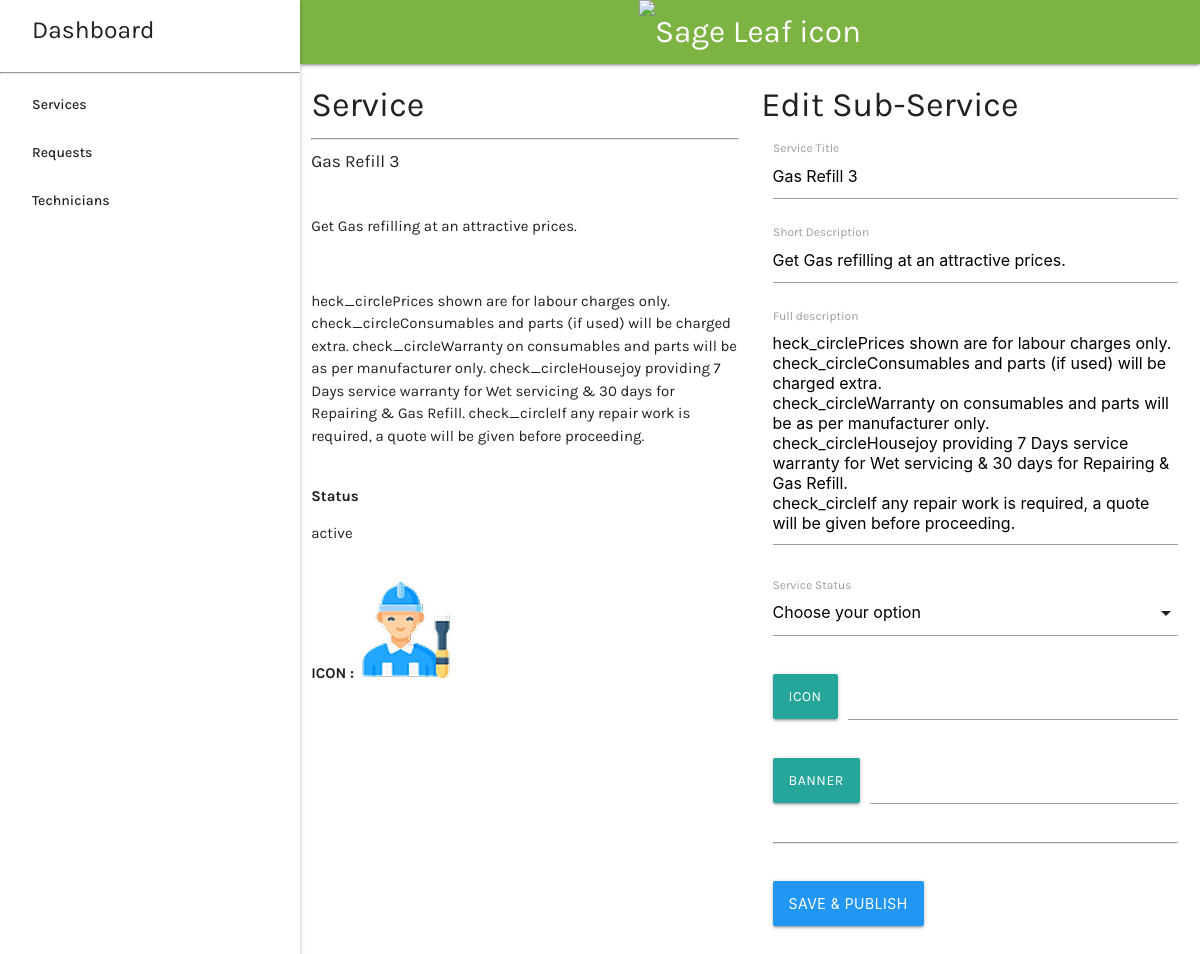
The app's page /adminurl/service/3/1/edit/ with its own data.
### mainApp/models.py (models this page shows, shortened)
class M_SubServices(models.Model):
    MainService = models.ForeignKey(
        M_Services, null=True, default=1, on_delete=models.SET_DEFAULT)
    title = models.CharField(max_length=1000)
    description = models.TextField()
    shortdescription = models.CharField(max_length=1000)
    status = models.CharField(max_length=1000)
    icon = models.ImageField(upload_to='images/')
    uploaded_at = models.DateTimeField(auto_now_add=True)

### mainApp/views.py (the view)
def editSubservice(request, id, sid):
    mainService = M_Services.objects.get(id=id)
    subservice = M_SubServices.objects.get(id=sid)
    if request.method == "POST":
        subService = subservice
        subService.title = request.POST['title']
        subService.MainService = mainService
        subService.description = request.POST['description']
        subService.shortdescription = request.POST['shortdescription']
        if "status" in request.POST:
            subService.status = request.POST['status']
        if "icon" in request.FILES:
            subService.icon = request.FILES['icon']
        subService.save()
        return redirect("adminSubService", id=id)
    else:
        return render(request, "adminPanel/service/EditSubservice.html", {"mainService": mainService, 'subservice': subservice})

### mainApp/templates/adminPanel/service/EditSubservice.html (shortened to what this page needs)
{% extends 'adminBase.html' %} {% block content %}
<div class="row">
  <div class="col s12 m6">
    <h4>Service</h4>
    <hr />
    <h6>{{subservice.title}}</h6>
    <br />
    <p>{{subservice.shortdescription}}</p>
    <br />
    <p>{{subservice.description}}</p>
    <br />
    <b>Status </b>
    <p>{{subservice.status}}</p>
    <br />
    <b>ICON :</b>
    <img src="{{subservice.icon.url}}" />
  </div>
  <div class="col s12 m6">
    <h4>Edit Sub-Service</h4>
    <form
      class="z-depth-1"
      enctype="multipart/form-data"
      action="{% url 'editSubservice' id=mainService.id sid=subservice.id %}"
      method="POST"
    >
      <div class="input-field col s12">
        <input
          id="title"
          name="title"
          type="text"
          class="validate"
          value="{{subservice.title}}"
        />
        <label for="title">Service Title</label>
      </div>
      <div class="input-field col s12">
        <input
          id="shortdescription"
          name="shortdescription"
          type="text"
          class="validate"
          value="{{subservice.shortdescription}}"
        />
        <label for="shortdescription">Short Description</label>
      </div>
      <div class="input-field col s12">
        <textarea
          id="textarea1"
          name="description"
          class="materialize-textarea"
          value="{{subservice.description}}"
        >
{{subservice.description}}</textarea
        >
        <label for="textarea1">Full description</label>
      </div>
      <div class="input-field col s12">
        <label>Service Status</label>
      </div>
      <div class="file-field col s12 input-field">
        <div class="btn">
          <span>Icon</span>
        </div>
        <div class="file-path-wrapper">
          <input class="file-path validate" name="" type="text" />
        </div>
      </div>
      <div class="file-field col s12 input-field">
        <div class="btn">
          <span>Banner</span>
        </div>
        <div class="file-path-wrapper">
          <input class="file-path validate" type="text" />
        </div>
        <br />
        <hr />
      </div>
      <div class="file-field right-align col s12 input-field">
        <button type="submit" class="btn blue">Save & Publish</button>
      </div>
    </form>
  </div>
</div>
{% endblock %}

### mainApp/static/adminPanel/style.css (style rules this page uses)
body { font-family: Karla; }

### records on screen
M_SubServices: title "Gas Refill 3", shortdescription "Get Gas refilling at an attractive prices.", description "heck_circlePrices shown are for labour charges only. check_circleConsumables and parts (if used) will be charged extra. check_circleWarranty on consumables and parts will be as per manufacturer only. check_circleHousejoy providing 7 Days service warranty for Wet servicing & 30 days for Repairing & Gas Refill. check_circleIf any repair work is required, a quote will be given before proceeding.", status "active", icon (picture)
